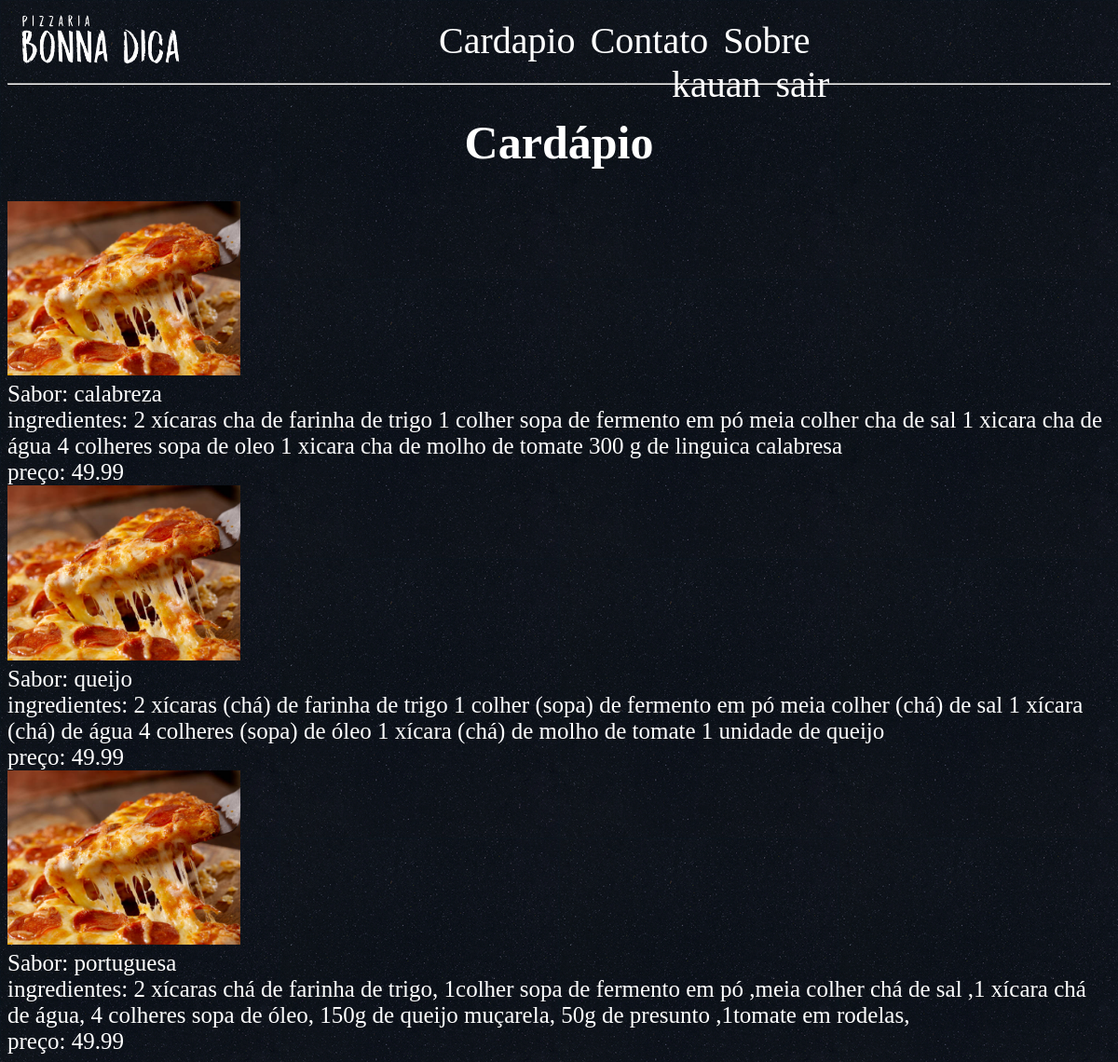
/cardapio.php (signed in), run on the app's committed database.
### tables this page shows
CREATE TABLE `pizza` (
  `id` int NOT NULL AUTO_INCREMENT,
  `nome` varchar(50) DEFAULT NULL,
  `ingredientes` varchar(200) DEFAULT NULL,
  `preço` float DEFAULT NULL,
  PRIMARY KEY (`id`)
);

### cardapio.php (the view, shortened to what this page needs)
<?php
  include "conexao.php";
  $pizza = "SELECT id, nome, ingredientes, preço from pizza";
  $result = $conexao->query($pizza);
  ?>
<!DOCTYPE html>
<html lang="pt-br">
<head>
  <link rel="stylesheet" href="styles/cardapio.css" />
</head>
<body>
<header class="top">
  <div class="logo">
    <a href="index.php">
      <img src="imgs/logo_transparente.png" alt="logo">
    </a>
    </div>
  <div class="paginas">
    <a href="cardapio.php">Cardapio</a>
    <a href="contato.php">Contato</a>
    <a href="sobre.php">Sobre</a>
    <?php if(isset($_SESSION['id'])){
      $usuario = $_SESSION['nome'];
      ?>
      <div class="login">
        <a href="perfil.php"> <?php echo"$usuario";?> </a>
        <a href="deslogar.php">sair</a>
      </div>
    <?php } ?>
  </div>
</header>
<hr>
<div class="texto">
  <?php if(!isset($_SESSION['id'])) { ?>
    <h1>faça o cadastro ou login para ver o cadarpio</h1>
  <?php } else{ ?>
    <h1>Cardápio</h1>
      <?php
      foreach ($result as $result) {?>
      <div class="pizza">
        <img src="imgs/calabreza.jpg" width="250px"/>
        <?php echo  "</br>Sabor:  " . $result['nome'] . "</br>ingredientes:  " . $result['ingredientes'] . "</br>preço:  " . $result['preço']; } ?>
      </div>
  <?php } ?>
</div>
</body>
</html>

### styles/cardapio.css (style rules this page uses)
body { background-image: url("../imgs/black-bg.jpg"); background-size: 25%; }
.paginas a { color:white; text-decoration: none; display: inline; justify-content: center; padding: 3px; font-family: "DK Midnight Chalker"; }
.paginas { position: absolute; top: 20px; font-size: 40px; left: 39%; }
.login { display: inline; margin-left: 250px; }
.logo img { width: 200px; display: flex; }
.logo { cursor: pointer; display: inline-block; }
.texto h1 { font-size: 50px; color:white; text-align: center; top: 20px; right: 600px; bottom: 280px; font-family: "DK Midnight Chalker"; }
.texto { font-family: "DK Midnight Chalker"; color: white; text-align: left; font-size: 25px; }

### data on the page
pizza: nome "calabreza", ingredientes "2 xícaras cha de farinha de trigo 1 colher sopa de fermento em pó meia colher cha de sal 1 xicara cha de água 4 colheres sopa de oleo 1 xicara cha de molho de tomate 300 g de linguica calabresa", preço "49.99"
pizza: nome "queijo", ingredientes "2 xícaras (chá) de farinha de trigo 1 colher (sopa) de fermento em pó meia colher (chá) de sal 1 xícara (chá) de água 4 colheres (sopa) de óleo 1 xícara (chá) de molho de tomate 1 unidade de queijo", preço "49.99"
pizza: nome "portuguesa", ingredientes "2 xícaras chá de farinha de trigo, 1colher sopa de fermento em pó ,meia colher chá de sal ,1 xícara chá de água, 4 colheres sopa de óleo, 150g de queijo muçarela, 50g de presunto ,1tomate em rodelas,", preço "49.99"

### other printed values
$usuario "kauan"
